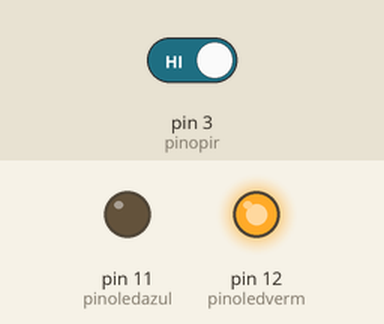
Simulated run of this sketch. Board: Arduino Uno, built with avr-gcc and run on an emulated ATmega328P. Shown: output pins drawn as LEDs (lit = HIGH). The test bench sets the inputs (shaded band); at power-on: pin 3 (pinopir) HIGH.

Above: at 1.2 s.
1.3 s: pin 3 (pinopir) driven LOW
At 1.7 s:
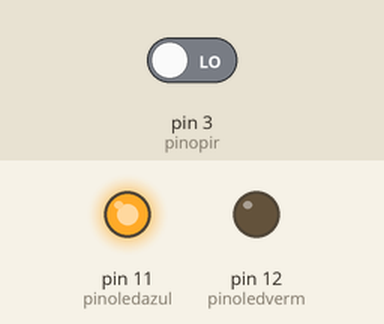
2.8 s: pin 3 (pinopir) driven HIGH
At 4.1 s:
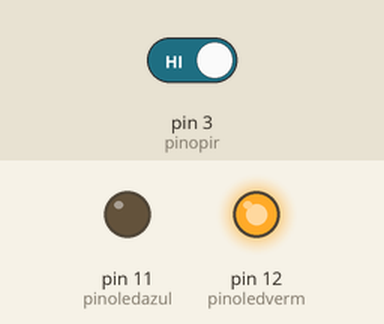
Timing chart, 0 to 5.8 s (numbered marks = the images above; inputs shaded):
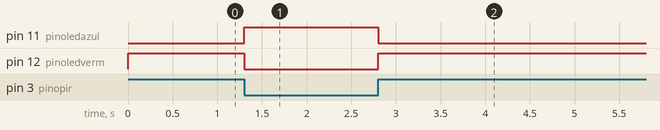

The sketch:

MovimentoLed.ino
```cpp
int pinoledverm = 12;
int pinoledazul = 11;
int pinopir = 3;
int acionamento;
void setup() {
  // put your setup code here, to run once:
  pinMode(pinoledverm, OUTPUT);
  pinMode(pinoledazul, OUTPUT);
  pinMode(pinopir, INPUT);
}

void loop() {
  // put your main code here, to run repeatedly:
  acionamento = digitalRead(pinopir);
  if(acionamento == LOW){
    digitalWrite(pinoledverm, LOW);
    digitalWrite(pinoledazul, HIGH);
  }else{
    digitalWrite(pinoledverm, HIGH);
    digitalWrite(pinoledazul, LOW);
  }
}
```

Measured:
- after the input at 1.3 s, pin 11 (pinoledazul): LOW → HIGH at once; pin 12 (pinoledverm): HIGH → LOW at once
- after the input at 2.8 s, pin 11 (pinoledazul): HIGH → LOW at once; pin 12 (pinoledverm): LOW → HIGH at once
